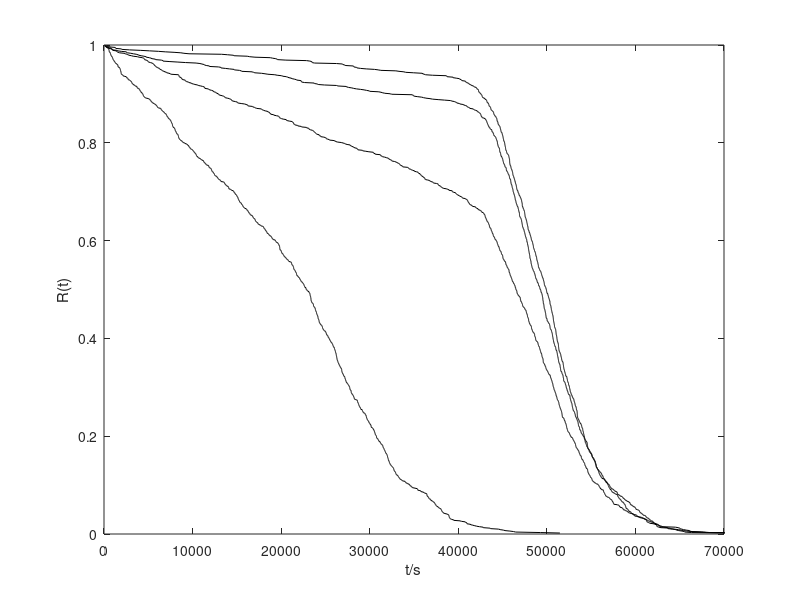

This chart was generated by the following MATLAB code:
% compare the results obtained by A1 & A2
clear all; clc; close all;
% Results obtained by A1: R function
load('Rfunction.mat','R_0','R_1','R_2','R_3','t');

R_fun_1 = mean(R_0);
R_fun_2 = mean(R_1);
R_fun_3 = mean(R_2);
R_fun_4 = mean(R_3);

plot(t,R_fun_1,'r-',t,R_fun_2,'r-',t,R_fun_3,'r-',t,R_fun_4,'r-');
hold on;

% Results obtained by A2: failure time
load('ft.mat','R','T');
plot(T(:,1),R(:,1),'k-',T(:,2),R(:,2),'k-',T(:,3),R(:,3),'k-',T(:,4),R(:,4),'k-');

xlabel('t/s')
ylabel('R(t)')
axis([0 7e4 0 1])
